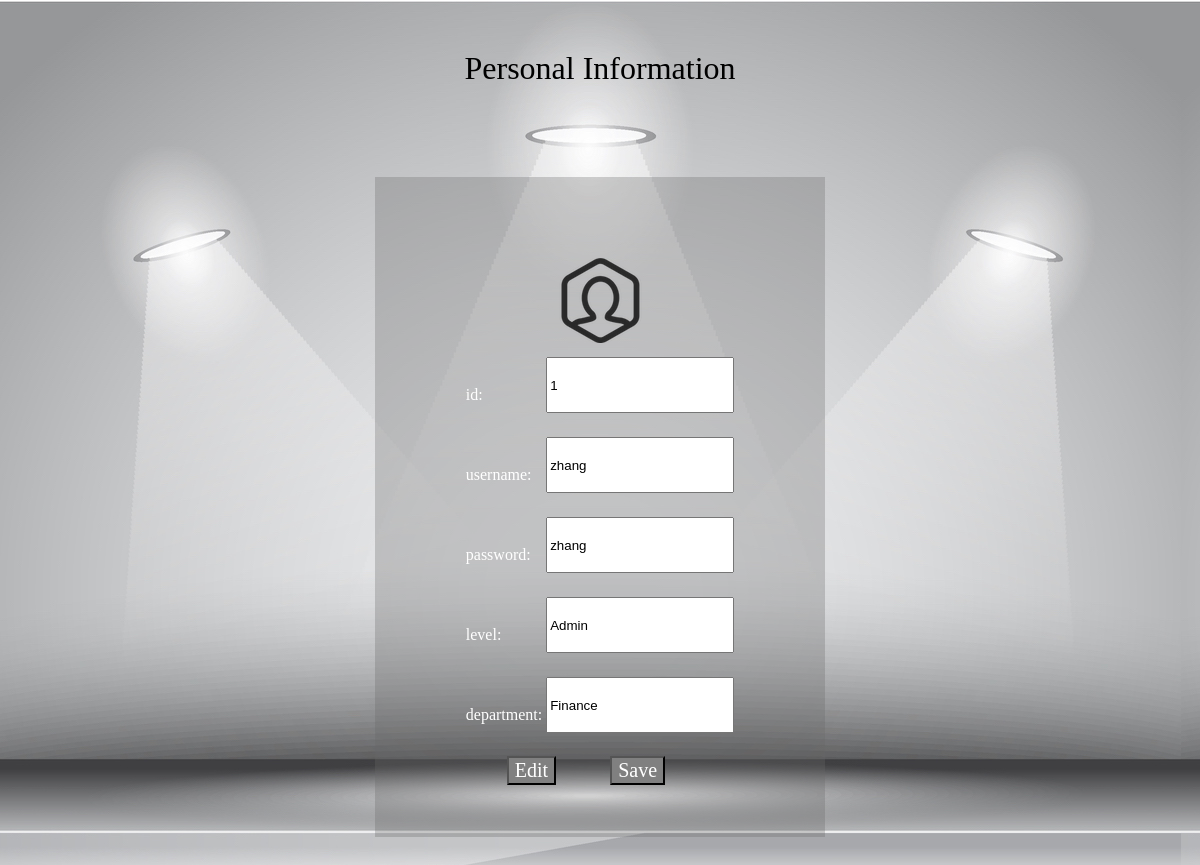
/user/HTML/personal.php?username=zhang (signed in), run on the app's committed database.
### tables this page shows
CREATE TABLE IF NOT EXISTS `staff` (
  `id` int(11) NOT NULL,
  `username` varchar(15) DEFAULT NULL,
  `password` varchar(15) DEFAULT NULL,
  `Level` varchar(15) DEFAULT NULL,
  `department` varchar(15) DEFAULT NULL
);

### user/HTML/personal.php (the view, shortened to what this page needs)
<!DOCTYPE html>
<html>
<head>
	<link rel="stylesheet" type="text/css" href="../CSS/personal.css">
</head>
<?php
	  $db = mysql_connect("localhost","zj","201901f10075");
	 $sql="select * from staff";
     $result = mysql_query($sql,$db);
	 if(isset($_GET['username'])){
		$username = $_GET['username'];
		while($attr = mysql_fetch_array($result)){
			if($attr[1]==$username){
				$id=$attr[0];
				$password=$attr[2];
				$level=$attr[3];
				$department=$attr[4];
			}
		}
	}
?>
<body>
	<div class="title">Personal Information</div>
	<div>
		<div class="content">
			<div ><img src="../images/title.png" class="img2" style="position: relative; top: 29px; "></div>
			<br><br>
			<form method="post" action="personal11.php">
			<table>
				<tr>
					<td>id:</td>
					<td>
						<input type="text" name="id" value="<?php  echo $id;?>" readonly>
					</td>
				</tr>
				<tr>
					<td>username:</td>
					<td>
						<input type="text" name="username" value="<?php  echo $username;?>" >
					</td>
				</tr>
				<tr>
					<td>password:</td>
					<td>
						<input type="text" name="password" value="<?php echo $password;?>" >
					</td>
				</tr>
				<tr>
					<td>level:</td>
					<td>
						<input type="text" name="level" value="<?php  echo $level;?>" ></td>
				</tr>
				<tr>
					<td>department:</td>
					<td>
						<input type="text" name="department" value="<?php  echo $department;?>"></td>
				</tr>
			</table>
			<div>
					&nbsp;&nbsp;&nbsp;&nbsp;&nbsp;&nbsp;&nbsp;&nbsp;&nbsp;&nbsp;&nbsp;<button  class="but1" onclick="{location.href='personal.php?username=<?php echo $username;?>'}">Edit</button>
					<button type="submit" name="save" class="but2" >Save</button>
				</form>
			</div>
		</div>
</body>
</html>

### user/CSS/personal.css (style rules this page uses)
body { background: url(../images/2.jpg); }
.content { display: flex; align-items: center; justify-content: center; width: 450px; height: 660px; background-color: rgba(104,104,104,0.3); color: white; display: flex; align-items: center; flex-direction: column; margin: 90px auto; }
.title { margin-top: 50px; display: flex; justify-content: center; font-size: 2em; }
.img2 { position: relative; top: 10px; }
input { width: 180px; height: 50px; margin-bottom: 20px; }
.but1 { margin-right:50px; background: grey; color: white; font-size: 20px; font-family: serif; }
.but2 { background: grey; color: white; font-size: 20px; font-family: serif; }

### data on the page
staff: id "1", password "zhang", level "Admin", department "Finance"
